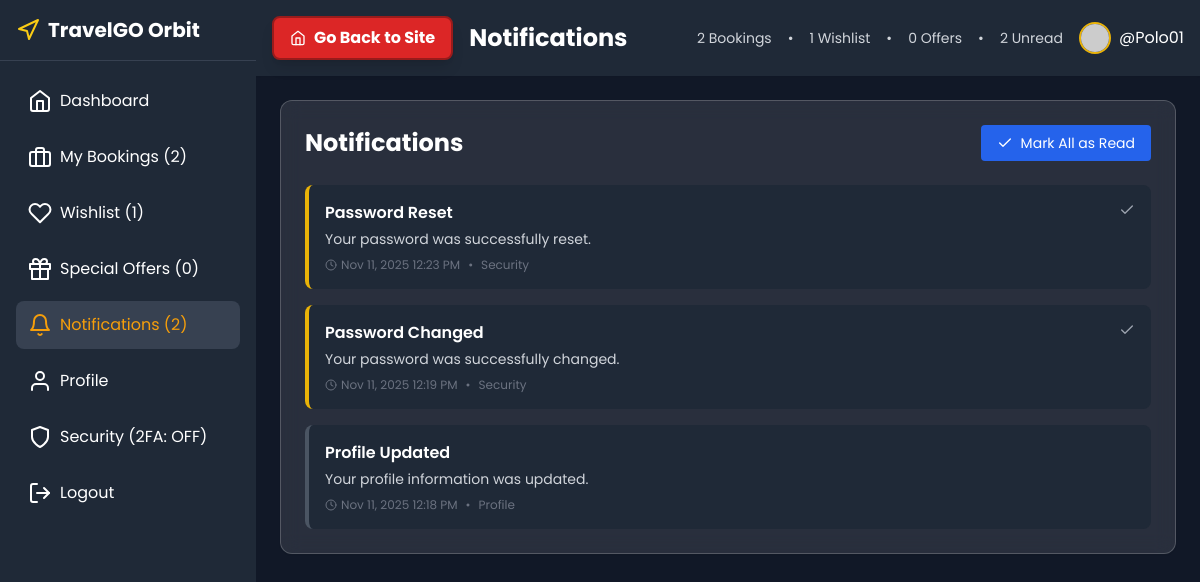
The app's page /dashboard.php?view=notifications (signed in) with its own data.
### tables this page shows
CREATE TABLE `notifications` (
  `id` int(11) NOT NULL,
  `user_id` int(11) NOT NULL,
  `type` enum('booking','security','promotion','system','profile') NOT NULL,
  `title` varchar(255) NOT NULL,
  `message` text NOT NULL,
  `is_read` tinyint(1) DEFAULT 0,
  `action_url` varchar(500) DEFAULT NULL,
  `created_at` timestamp NOT NULL DEFAULT current_timestamp()
);

### dashboard.php (the view, shortened to what the rows shown need)
<?php
require 'connection.php';
$bookingsCount = 0;
$wishlistCount = 0;
try {
    $bookingsStmt = $pdo->prepare("SELECT COUNT(*) as count FROM bookings WHERE user_id = ?");
    $bookingsStmt->execute([$_SESSION['user_id']]);
    $bookingsResult = $bookingsStmt->fetch();
    $bookingsCount = $bookingsResult ? $bookingsResult['count'] : 0;
    $wishlistStmt = $pdo->prepare("SELECT COUNT(*) as count FROM user_wishlist WHERE user_id = ?");
    $wishlistStmt->execute([$_SESSION['user_id']]);
    $wishlistResult = $wishlistStmt->fetch();
    $wishlistCount = $wishlistResult ? $wishlistResult['count'] : 0;
} catch (Exception $e) {
    error_log("Dashboard stats error: " . $e->getMessage());
}
$userOffers = [];
$availableOffersCount = 0;
try {
    $offersStmt = $pdo->prepare("
        SELECT uo.*, c.code, c.description, c.discount_type, c.discount_value, c.min_amount, c.max_discount
        FROM user_offers uo
        JOIN coupons c ON uo.offer_code = c.code
        WHERE uo.user_id = ? AND uo.is_used = 0 AND uo.valid_until > NOW()
    ");
    $offersStmt->execute([$_SESSION['user_id']]);
    $userOffers = $offersStmt->fetchAll();
    $availableOffersCount = count($userOffers);
} catch (Exception $e) {
    error_log("Dashboard offers error: " . $e->getMessage());
}
$current_view = $_GET['view'] ?? 'dashboard';
$bookingsStmt = $pdo->prepare("
    SELECT b.*,
           t.transaction_id,
           t.status as payment_status,
           JSON_EXTRACT(b.flight_details, '$.flight_data.airline_name') as airline_name,
           JSON_EXTRACT(b.flight_details, '$.flight_data.flight_number') as flight_number,
           JSON_EXTRACT(b.flight_details, '$.flight_data.origin') as origin,
           JSON_EXTRACT(b.flight_details, '$.flight_data.destination') as destination,
           JSON_EXTRACT(b.flight_details, '$.selected_seats') as selected_seats,
           b.created_at as booking_date
    FROM bookings b
    LEFT JOIN transactions t ON b.id = t.booking_id
    WHERE b.user_id = ?
    ORDER BY b.created_at DESC
    LIMIT 10
");
$bookingsStmt->execute([$_SESSION['user_id']]);
$bookings = $bookingsStmt->fetchAll();
$notificationsStmt = $pdo->prepare("
    SELECT * FROM notifications
    WHERE user_id = ?
    ORDER BY created_at DESC
    LIMIT 10
");
$notificationsStmt->execute([$_SESSION['user_id']]);
$notifications = $notificationsStmt->fetchAll();
?>
<!DOCTYPE html>
<html lang="en">
<head>
    <link rel="stylesheet" href="https://cdnjs.cloudflare.com/ajax/libs/cropperjs/1.5.13/cropper.min.css">
    <script src="https://cdn.tailwindcss.com"></script>
</head>
<body>
    <div class="flex h-screen">
        <div class="flex-1 overflow-auto bg-gray-900">
            <header class="bg-gray-800 shadow-sm p-4 flex justify-between items-center">
                <div class="flex items-center">
                    <h1 class="text-2xl font-bold text-white">
                        <?php
                        switch ($current_view) {
                            case 'notifications':
                                echo 'Notifications';
                                break;
                        }
                        ?>
                    </h1>
                </div>
            </header>
            <main class="p-6">
                <?php if ($current_view === 'dashboard'): ?>
                    <div class="grid grid-cols-1 md:grid-cols-3 gap-6 mb-6">
                        <div class="card-dark p-6 rounded-xl shadow-sm">
                            <div class="flex items-center justify-between">
                                <div>
                                    <p class="text-gray-300">Upcoming Trips</p>
                                    <h3 class="text-2xl font-bold text-white"><?= $bookingsCount ?></h3>
                                </div>
                                <div class="p-3 rounded-full bg-blue-900 text-blue-300">
                                    <i data-feather="calendar"></i>
                                </div>
                            </div>
                        </div>
                        <div class="card-dark p-6 rounded-xl shadow-sm">
                            <div class="flex items-center justify-between">
                                <div>
                                    <p class="text-gray-300">Wishlist Items</p>
                                    <h3 class="text-2xl font-bold text-white"><?= $wishlistCount ?></h3>
                                </div>
                                <div class="p-3 rounded-full bg-green-900 text-green-300">
                                    <i data-feather="heart"></i>
                                </div>
                            </div>
                        </div>
                        <div class="card-dark p-6 rounded-xl shadow-sm">
                            <div class="flex items-center justify-between">
                                <div>
                                    <p class="text-gray-300">Available Offers</p>
                                    <h3 class="text-2xl font-bold text-white"><?= $availableOffersCount ?></h3>
                                </div>
                                <div class="p-3 rounded-full bg-yellow-900 text-yellow-300">
                                    <i data-feather="gift"></i>
                                </div>
                            </div>
                        </div>
                    </div>
                    <div class="card-dark p-6 rounded-xl shadow-sm mb-6">
                        <h2 class="text-xl font-bold text-white mb-4">Quick Actions</h2>
                        <div class="grid grid-cols-1 md:grid-cols-2 lg:grid-cols-4 gap-4">
                            <a href="index.php" class="bg-blue-900 hover:bg-blue-800 p-4 rounded-lg text-center transition-colors">
                                <i data-feather="plane" class="w-8 h-8 text-blue-300 mx-auto mb-2"></i>
                                <span class="font-medium text-white">Book Flights</span>
                            </a>
                            <a href="dashboard.php?view=wishlist" class="bg-green-900 hover:bg-green-800 p-4 rounded-lg text-center transition-colors">
                                <i data-feather="heart" class="w-8 h-8 text-green-300 mx-auto mb-2"></i>
                                <span class="font-medium text-white">My Wishlist</span>
                            </a>
                            <a href="dashboard.php?view=offers" class="bg-purple-900 hover:bg-purple-800 p-4 rounded-lg text-center transition-colors">
                                <i data-feather="gift" class="w-8 h-8 text-purple-300 mx-auto mb-2"></i>
                                <span class="font-medium text-white">Special Offers</span>
                            </a>
                            <a href="dashboard.php?view=profile" class="bg-indigo-900 hover:bg-indigo-800 p-4 rounded-lg text-center transition-colors">
                                <i data-feather="user" class="w-8 h-8 text-indigo-300 mx-auto mb-2"></i>
                                <span class="font-medium text-white">My Profile</span>
                            </a>
                        </div>
                    </div>
                    <div class="grid grid-cols-1 lg:grid-cols-2 gap-6">
                        <div class="card-dark p-6 rounded-xl shadow-sm">
                            <h2 class="text-xl font-bold text-white mb-4">Recent Bookings</h2>
                            <?php if (empty($bookings)): ?>
                                <p class="text-gray-400 text-center py-4">No bookings yet. <a href="index.php" class="text-blue-400 hover:text-blue-300">Book your first flight!</a></p>
                            <?php else: ?>
                                <div class="space-y-4">
                                    <?php foreach (array_slice($bookings, 0, 3) as $booking): ?>
                                        <div class="flex justify-between items-center p-4 bg-gray-800 rounded-lg">
                                            <div>
                                                <h3 class="font-semibold text-white">Booking #<?= htmlspecialchars($booking['booking_reference']) ?></h3>
                                                <p class="text-sm text-gray-400"><?= $booking['airline_name'] ?> • <?= htmlspecialchars($booking['origin']) ?> to <?= htmlspecialchars($booking['destination']) ?></p>
                                                <p class="text-sm text-gray-400">Status: <?= ucfirst($booking['status']) ?></p>
                                            </div>
                                            <span class="px-3 py-1 bg-blue-900 text-blue-300 rounded-full text-sm">
                                                HKD $<?= number_format($booking['total_amount'], 2) ?>
                                            </span>
                                        </div>
                                    <?php endforeach; ?>
                                </div>
                                <?php if (count($bookings) > 3): ?>
                                    <div class="mt-4 text-center">
                                        <a href="dashboard.php?view=bookings" class="text-blue-400 hover:text-blue-300 text-sm">View all bookings</a>
                                    </div>
                                <?php endif; ?>
                            <?php endif; ?>
                        </div>
                        <div class="card-dark p-6 rounded-xl shadow-sm">
                            <h2 class="text-xl font-bold text-white mb-4">Available Offers</h2>
                            <?php if (empty($userOffers)): ?>
                                <p class="text-gray-400 text-center py-4">No active offers available.</p>
                            <?php else: ?>
                                <div class="space-y-3">
                                    <?php foreach (array_slice($userOffers, 0, 2) as $offer): ?>
                                        <div class="p-3 bg-gray-800 rounded-lg border-l-4 border-yellow-500">
                                            <div class="flex justify-between items-center">
                                                <div>
                                                    <h3 class="font-semibold text-white"><?= htmlspecialchars($offer['description']) ?></h3>
                                                    <p class="text-sm text-yellow-400">Code: <?= htmlspecialchars($offer['code']) ?></p>
                                                </div>
                                                <span class="px-2 py-1 bg-yellow-500 text-blue-900 rounded text-xs font-bold">
                                                    <?= $offer['discount_percent'] ?>% OFF
                                                </span>
                                            </div>
                                        </div>
                                    <?php endforeach; ?>
                                </div>
                                <?php if (count($userOffers) > 2): ?>
                                    <div class="mt-4 text-center">
                                        <a href="dashboard.php?view=offers" class="text-blue-400 hover:text-blue-300 text-sm">View all offers</a>
                                    </div>
                                <?php endif; ?>
                            <?php endif; ?>
                        </div>
                    </div>
                <?php elseif ($current_view === 'notifications'): ?>
                    <div class="w-full">
                        <div class="card-dark p-6 rounded-xl shadow-sm">
                            <div class="flex justify-between items-center mb-6">
                                <h2 class="text-2xl font-bold text-white">Notifications</h2>
                            </div>
                            <?php if (empty($notifications)): ?>
                                <div class="text-center py-8">
                                    <i data-feather="bell" class="w-16 h-16 text-gray-500 mx-auto mb-4"></i>
                                    <h3 class="text-xl font-semibold text-gray-400 mb-2">No notifications</h3>
                                    <p class="text-gray-500">You're all caught up!</p>
                                </div>
                            <?php else: ?>
                                <div class="space-y-4">
                                    <?php foreach ($notifications as $notification): ?>
                                        <div class="bg-gray-800 rounded-lg p-4 border-l-4 <?= $notification['is_read'] ? 'border-gray-600' : 'border-yellow-500' ?>">
                                            <div class="flex justify-between items-start">
                                                <div class="flex-1">
                                                    <h3 class="font-semibold text-white mb-1"><?= htmlspecialchars($notification['title']) ?></h3>
                                                    <p class="text-gray-300 text-sm mb-2"><?= htmlspecialchars($notification['message']) ?></p>
                                                    <div class="flex items-center text-xs text-gray-500">
                                                        <i data-feather="clock" class="w-3 h-3 mr-1"></i>
                                                        <?= date('M j, Y g:i A', strtotime($notification['created_at'])) ?>
                                                        <span class="mx-2">•</span>
                                                        <span class="capitalize"><?= $notification['type'] ?></span>
                                                    </div>
                                                </div>
                                                <?php if (!$notification['is_read']): ?>
                                                    <form method="POST" class="ml-4">
                                                        <button type="submit"
                                                            class="text-gray-400 hover:text-white transition-colors"
                                                            title="Mark as read">
                                                            <i data-feather="check" class="w-4 h-4"></i>
                                                        </button>
                                                    </form>
                                                <?php endif; ?>
                                            </div>
                                        </div>
                                    <?php endforeach; ?>
                                </div>
                            <?php endif; ?>
                        </div>
                    </div>
                <?php endif; ?>
            </main>
        </div>
    </div>
</body>
</html>

### records on screen
notifications: title "Password Reset", message "Your password was successfully reset.", created_at "Nov 11, 2025 12:23 PM", type "Security"
notifications: title "Password Changed", message "Your password was successfully changed.", created_at "Nov 11, 2025 12:19 PM", type "Security"
notifications: title "Profile Updated", message "Your profile information was updated.", created_at "Nov 11, 2025 12:18 PM", type "Profile"

### other values on screen
$bookingsCount "2"
$wishlistCount "1"
$availableOffersCount "0"
$unreadNotifications "2"
$_SESSION['username'] "Polo01"
